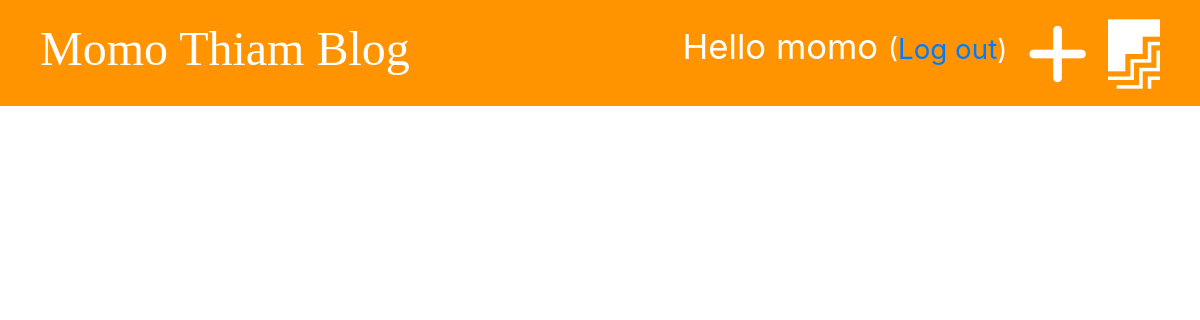
Page /drafts/ (signed in) on the earlier database version.
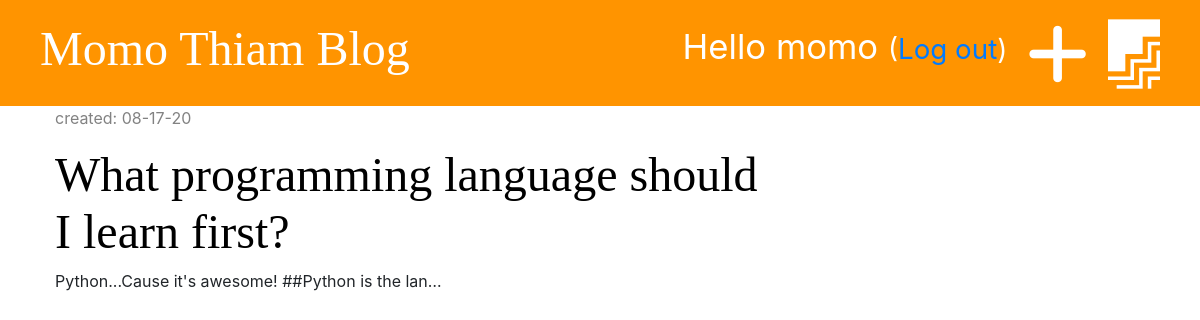
Same page on the later database version.
### blog/models.py (models this page shows, shortened)
class Post(models.Model):
    author = models.ForeignKey('auth.User', on_delete=models.CASCADE)
    title = models.CharField(max_length=200)
    text = models.TextField()
    created_date = models.DateTimeField(default=timezone.now)
    published_date = models.DateTimeField(blank=True, null=True)

### blog/views.py (the view)
# urls.py: path('drafts/', views.post_draft_list, name='post_draft_list'),
@login_required(login_url='/accounts/login')
def post_draft_list(request):
    posts = Post.objects.filter(published_date__isnull=True).order_by('-created_date')
    stuff_for_frontend = {'posts': posts}
    return render(request, 'blog/post_draft_list.html', stuff_for_frontend)

### blog/templates/blog/post_draft_list.html (shortened to what this page needs)
{% extends 'blog/base.html' %}
{% block content %}
    {% for post in posts %}
        <div class="post">
            <p class="date">created: {{ post.created_date|date:'m-d-y' }}</p>
            <h1><a href="{% url 'post_detail' pk=post.pk %}">{{ post.title }}</a></h1>
            <p>{{ post.text|truncatechars:50 }}</p>
        </div>
{% endfor %}
{% endblock %}

Differences in the rows shown:
added Post: created_date "08-17-20", title "What programming language should I learn first?", text "Python...Cause it's awesome! ##Python is the lan…"
